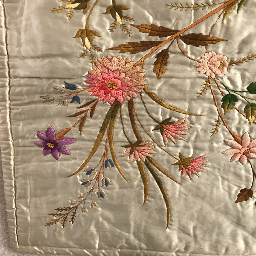
#> input picture CENG466 Image Processing/THE1/THE1_Images/a1.png, 256 x 256 px, found by its file name
$ python the4_solution.py
#> lines starting #> are read from the running program, lines starting #| are printed output that depends on the picture; after the words box and inside, x2 and y2 are one past the last pixel; in counts of white or black regions, pixels touching at a corner belong together
# Ali Komurcu 2380699
# Muhammad Haseeb Motan 2398071
import os
import cv2 as cv
from sklearn.cluster import KMeans
import numpy as np
from skimage import img_as_ubyte
from sklearn.cluster import MeanShift, estimate_bandwidth
from skimage import data, segmentation, color
from skimage.future import graph
from sklearn.tree import DecisionTreeClassifier, plot_tree
from skimage.transform import rescale
import matplotlib.pyplot as plt

INPUT_PATH = "./THE4_Images/"
OUTPUT_PATH = "./Outputs/"


def read_image(img_path, rgb=True):
#> called with img_path = './THE4_Images/A1.png', rgb = True
    img = cv.imread(img_path, int(rgb))
#> img is the input picture: shape (256, 256, 3); mean B, G, R 119.4, 145.9, 168.2
    return img


def write_image(img, output_path, rgb=True):
    cv.imwrite(output_path, img)


def question1():
    img1 = read_image(INPUT_PATH + "A1.png")
    img2 = read_image(INPUT_PATH + "A2.png")
    img3 = read_image(INPUT_PATH + "A3.png")
    write_image(count_obejcts(img1, 1), OUTPUT_PATH + "A1_output.png")
    write_image(count_obejcts(img2, 2), OUTPUT_PATH + "A2_output.png")
    write_image(count_obejcts(img3, 3), OUTPUT_PATH + "A3_output.png")
    return


def count_obejcts(img, num):
    # Convert the image to grayscale
#> called with num = 1
    gray = cv.cvtColor(img, cv.COLOR_BGR2GRAY)
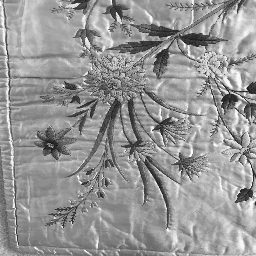
#> gray: shape (256, 256); min 14, max 252, mean 149.6
    # Blur the image slightly
    gray = cv.GaussianBlur(gray, (5, 5), 0)
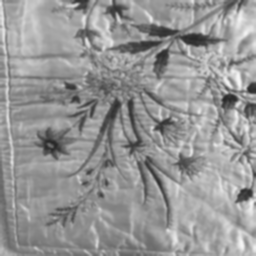
#> gray: shape (256, 256); min 40, max 246, mean 149.6
    if num == 1:
        hsv = cv.cvtColor(img, cv.COLOR_BGR2HSV)
#> hsv: shape (256, 256, 3); mean H, S, V 19.3, 80, 168.3
        h, s, v = cv.split(hsv)
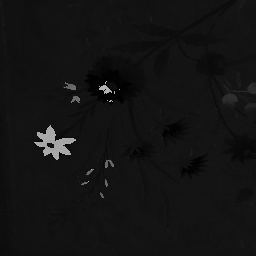
#> h: shape (256, 256); min 0, max 179, mean 19.3
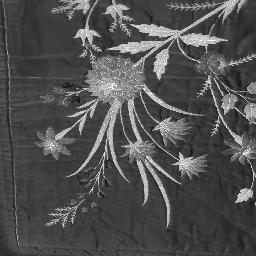
#> s: shape (256, 256); min 4, max 255, mean 80
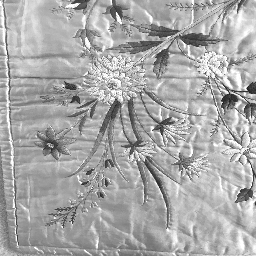
#> v: shape (256, 256); min 26, max 255, mean 168.3

        lower_h, upper_h = 128, 255
        lower_s, upper_s  = 75, 255
        lower_v, upper_v = 160, 255

        # Create the mask image using comparison operators
        mask = np.logical_and(lower_h <= h, h <= upper_h)
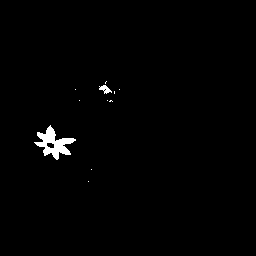
#> mask: shape (256, 256) bool; 1% white; 11 white regions (9 under 20 px), largest, box (x1, y1, x2, y2) and area: (34, 125, 76, 160) 592, (99, 85, 112, 94) 61
        mask = np.logical_and(mask, lower_s <= s)
#> mask: shape (256, 256) bool; 1% white; 7 white regions (5 under 20 px), largest, box (x1, y1, x2, y2) and area: (34, 126, 76, 160) 585, (99, 85, 112, 94) 61
        mask = np.logical_and(mask, s <= upper_s)
        mask = np.logical_and(mask, lower_v <= v)
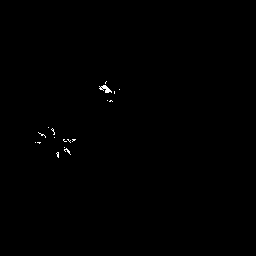
#> mask: shape (256, 256) bool; 0.22% white in thin lines or dots, all inside (x1, y1, x2, y2) = (35, 81, 120, 158)
        mask = np.logical_and(mask, v <= upper_v)
        mask = mask.astype(np.uint8)
        masked_img = cv.bitwise_and(img, img, mask=mask)
        gray1 = cv.cvtColor(masked_img, cv.COLOR_BGR2GRAY)

        # morphological close operation
        kernel = np.ones((5, 5), np.uint8)
        # opening
        closing = cv.morphologyEx(gray1, cv.MORPH_CLOSE, kernel, iterations=8)
        opening = cv.morphologyEx(closing, cv.MORPH_OPEN, kernel, iterations=8)
#> opening: shape (256, 256); every value is 0
        # binarize the image
        ret, thresh = cv.threshold(opening, 128, 255, cv.THRESH_BINARY_INV | cv.THRESH_OTSU)
#> thresh: shape (256, 256); every value is 255
#> ret = 0
        # invert the image
        thresh = cv.bitwise_not(thresh)


    elif num == 2:
        hsv = cv.cvtColor(img, cv.COLOR_BGR2HSV)
        h, s, v = cv.split(hsv)

        lower_h, upper_h = 128, 255
        lower_s, upper_s  = 75, 255
        lower_v, upper_v = 160, 255

        # Create the mask image using comparison operators
        mask = np.logical_and(lower_h <= h, h <= upper_h)
        mask = np.logical_and(mask, lower_s <= s)
        mask = np.logical_and(mask, s <= upper_s)
        mask = np.logical_and(mask, lower_v <= v)
        mask = np.logical_and(mask, v <= upper_v)
        mask = mask.astype(np.uint8)
        masked_img = cv.bitwise_and(img, img, mask=mask)
        gray2 = cv.cvtColor(masked_img, cv.COLOR_BGR2GRAY)

        # morphological close operation
        kernel = np.ones((5, 5), np.uint8)
        # opening
        closing = cv.morphologyEx(gray2, cv.MORPH_CLOSE, kernel, iterations=24)
        opening = cv.morphologyEx(closing, cv.MORPH_OPEN, kernel, iterations=18)
        # binarize the image
        # return closing
        ret, thresh = cv.threshold(opening, 128, 255, cv.THRESH_BINARY_INV | cv.THRESH_OTSU)
        # invert the image
        thresh = cv.bitwise_not(thresh)


    elif num == 3:
        hsv = cv.cvtColor(img, cv.COLOR_BGR2HSV)
        h, s, v = cv.split(hsv)

        lower_h, upper_h = 128, 168
        lower_s, upper_s  = 0, 255
        lower_v, upper_v = 160, 255
        mask = np.logical_and(lower_h <= h, h <= upper_h)
        mask = np.logical_and(mask, lower_s <= s)
        mask = np.logical_and(mask, s <= upper_s)
        mask = np.logical_and(mask, lower_v <= v)
        mask = np.logical_and(mask, v <= upper_v)
        mask = mask.astype(np.uint8)
        masked_img = cv.bitwise_and(img, img, mask=mask)
        gray3 = cv.cvtColor(masked_img, cv.COLOR_BGR2GRAY)
        kernel = np.ones((5, 5), np.uint8)
        # opening
        opening = cv.morphologyEx(gray3, cv.MORPH_OPEN, kernel, iterations=60)
        closing = cv.morphologyEx(opening, cv.MORPH_CLOSE, kernel, iterations=50)
        # ret, thresh = cv.threshold(gray, 128, 255, cv.THRESH_BINARY_INV | cv.THRESH_OTSU)
        ret, thresh = cv.threshold(closing, 128, 255, cv.THRESH_BINARY_INV | cv.THRESH_OTSU)
        thresh = cv.bitwise_not(thresh)


    # find contours
    cnts = cv.findContours(thresh.copy(), cv.RETR_EXTERNAL, cv.CHAIN_APPROX_SIMPLE)
#> cnts = 0 contours
    cnts = cnts[0] if len(cnts) == 2 else cnts[1]
#> cnts = []
    print("The number of flowers in image A" + str(num) + " is " + str(len(cnts)))
#| The number of flowers in image A1 is 0
    return thresh
    # draw contours
    for c in cnts:
        x, y, w, h = cv.boundingRect(c)
        cv.rectangle(img, (x, y), (x + w, y + h), (36, 255, 12), 5)

    return img


# [168 lines left out: functions question2, image_segmentation, not called in this run]


if __name__ == '__main__':

    if not os.path.exists(OUTPUT_PATH):
        os.makedirs(OUTPUT_PATH)

    # Image Counting
    question1()
#> (the run stopped early here; a loop or call above may not have finished)

$ run again, with CENG483 Computer Vision/CENG483-THE1/dataset/query_1/American_Goldfinch_0010_677790531.jpg saved as CENG466 Image Processing/THE1/THE1_Images/a1.png
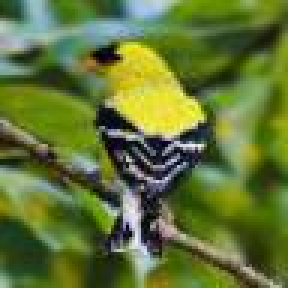
#> input picture CENG483 Computer Vision/CENG483-THE1/dataset/query_1/American_Goldfinch_0010_677790531.jpg, 96 x 96 px, found by its file name (shown 3 times larger)
#> in read_image, img is the input picture: shape (96, 96, 3); mean B, G, R 54.7, 116.9, 98.1
#> hsv: shape (96, 96, 3); mean H, S, V 49.3, 152.6, 119.2
#> in count_obejcts, `h, s, v = cv.split(hsv)`:
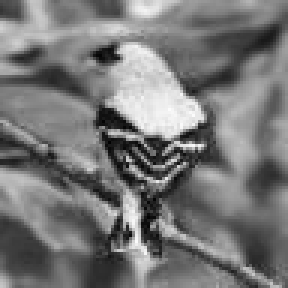
#> v: shape (96, 96) (shown 3 times larger); min 2, max 252, mean 119.2
#> in count_obejcts, `mask = np.logical_and(mask, lower_s <= s)`:
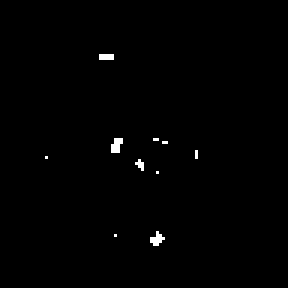
#> mask: shape (96, 96) bool (shown 3 times larger); 0.61% white in thin lines or dots, all inside (x1, y1, x2, y2) = (15, 18, 66, 82)
#> masked_img: shape (96, 96, 3); every value is 0
#> thresh: shape (96, 96); every value is 255
#> ret = 0
#> in count_obejcts, `cnts = cv.findContours(thresh.copy(), cv.RETR_EXTERNAL, cv.CHAIN_APPRO..`: cnts = 0 contours
#> in count_obejcts, `cnts = cnts[0] if len(cnts) == 2 else cnts[1]`: cnts = []
#| The number of flowers in image A1 is 0

$ run again, with CENG483 Computer Vision/CENG483-THE1/dataset/query_1/Bewick_Wren_0004_2131598404.jpg saved as CENG466 Image Processing/THE1/THE1_Images/a1.png
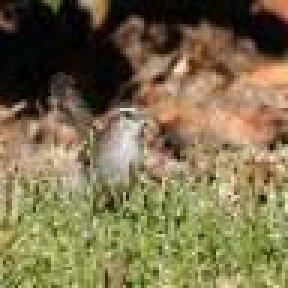
#> input picture CENG483 Computer Vision/CENG483-THE1/dataset/query_1/Bewick_Wren_0004_2131598404.jpg, 96 x 96 px, found by its file name (shown 3 times larger)
#> in read_image, img is the input picture: shape (96, 96, 3); mean B, G, R 76.3, 111, 123.3
#> hsv: shape (96, 96, 3); mean H, S, V 26.5, 116.7, 125.3
#> in count_obejcts, `h, s, v = cv.split(hsv)`:
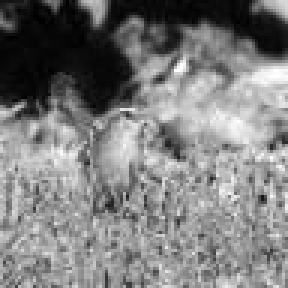
#> v: shape (96, 96) (shown 3 times larger); min 0, max 255, mean 125.3
#> in count_obejcts, `mask = np.logical_and(mask, lower_s <= s)`:
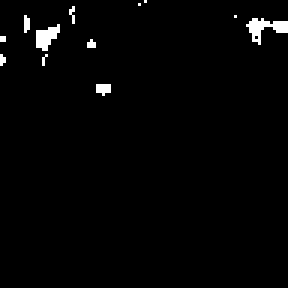
#> mask: shape (96, 96) bool (shown 3 times larger); 1.7% white; 12 white regions (10 under 20 px), largest, box (x1, y1, x2, y2) and area: (82, 6, 96, 15) 56, (12, 8, 20, 17) 43
#> masked_img: shape (96, 96, 3); every value is 0
#> thresh: shape (96, 96); every value is 255
#> ret = 0
#> in count_obejcts, `cnts = cv.findContours(thresh.copy(), cv.RETR_EXTERNAL, cv.CHAIN_APPRO..`: cnts = 0 contours
#> in count_obejcts, `cnts = cnts[0] if len(cnts) == 2 else cnts[1]`: cnts = []
#| The number of flowers in image A1 is 0
